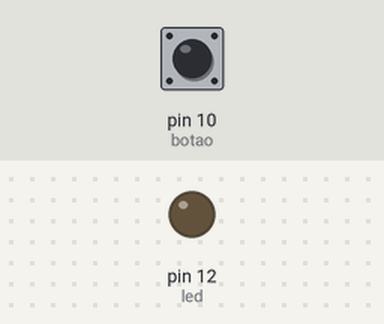
Recording of a sketch running on a simulated Arduino Uno, built with avr-gcc and run on an emulated ATmega328P. Parts: output pins drawn as LEDs (lit = HIGH). The inputs (shaded band) are chosen by the test bench; at power-on: pin 10 (botao) LOW.

Above: at 1.2 s.
1.3 s: pin 10 (botao) pulled HIGH for 0.15 s
At 1.37 s:
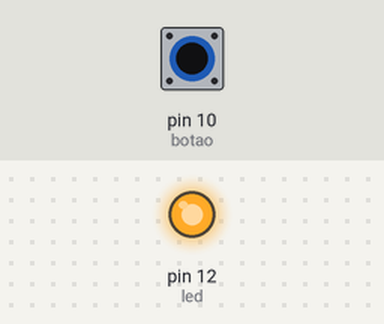
2.9 s: pin 10 (botao) pulled HIGH for 3.2 s
At 6.5 s:
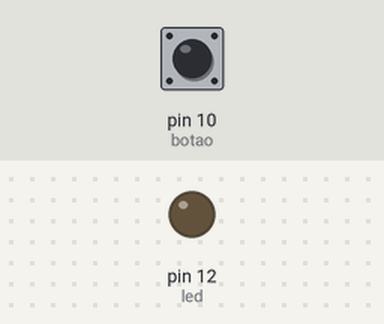
Timing chart, 0 to 8.0 s (numbered marks = the images above; inputs shaded):
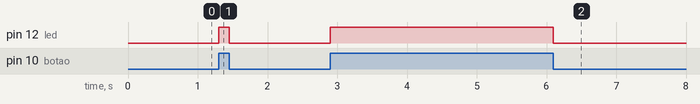

The sketch:

codigo.ino
```cpp
const int led = 12;
const int botao = 10;


/*
O botão é um dispositivo de leitura, então ele recebe um
comando
*/

void setup(){

  pinMode(led, OUTPUT);
  pinMode(botao, INPUT);

}

void loop(){

	if(digitalRead(botao) == HIGH){
		digitalWrite(led, HIGH);
    } else {
    	digitalWrite(led, LOW);
    }

}
```

Measured:
- after the input at 1.3 s, pin 12 (led): LOW → HIGH at once, → LOW 0.15 s later
- after the input at 2.9 s, pin 12 (led): LOW → HIGH at once, → LOW 3.2 s later
